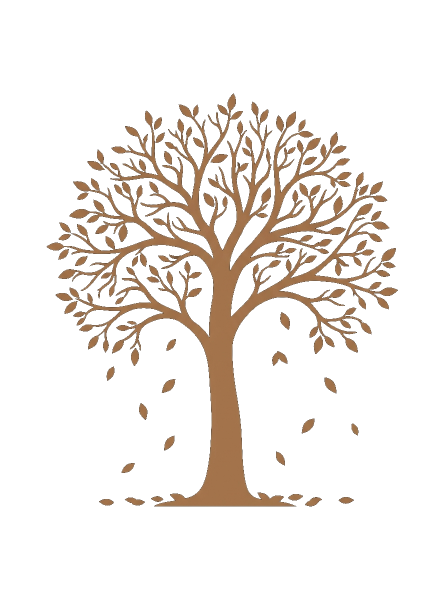
#> input picture client/src/assets/tree_dark.png, 896 x 1200 px, given in place of tree_cherry_centered_1788039330266.jpg, which was not available (shown at 1/2 size)
$ python extract_tree.py
#> lines starting #> are read from the running program, lines starting #| are printed output that depends on the picture; pictures that were not available may be replaced by others from this repository, and a replacement may not be noted
from PIL import Image

def process_image(input_path, output_path):
#> called with output_path = 'client/src/assets/tree_cherry.png'
    img = Image.open(input_path).convert("RGBA")
#> img is the input picture: PIL image 896x1200 RGBA; mean R, G, B, A 43.6, 38.1, 32.9, 32.7
    datas = img.getdata()
    new_data = []

    for item in datas:
        if item[0] > 240 and item[1] > 240 and item[2] > 240:
            new_data.append((item[0], item[1], item[2], 0))
        else:
            new_data.append((item[0], item[1], item[2], 255))
#> this loop made 1075200 passes
#> item on passes 1 to 3: (28, 28, 26, 0), (28, 28, 26, 0), (29, 29, 29, 0)
#> after the loop, new_data = 1075200 items

    img.putdata(new_data)
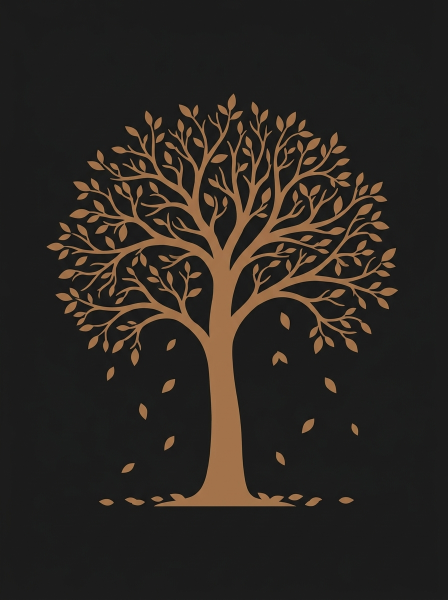
#> img: PIL image 896x1200 RGBA (shown at 1/2 size); mean R, G, B, A 43.6, 38.1, 32.9, 255
    img.save(output_path, "PNG")
    print(f"Processed {output_path}")

process_image(r"C:\Users\EliteBook\.gemini\antigravity-ide\brain\e83054ad-42b6-4f31-9a51-a2e0eb9aac75\tree_cherry_centered_1788039330266.jpg", "client/src/assets/tree_cherry.png")
process_image(r"C:\Users\EliteBook\.gemini\antigravity-ide\brain\e83054ad-42b6-4f31-9a51-a2e0eb9aac75\tree_lavender_centered_1788039320041.jpg", "client/src/assets/tree_lavender.png")
#> call 2 of process_image, with output_path = 'client/src/assets/tree_lavender.png'
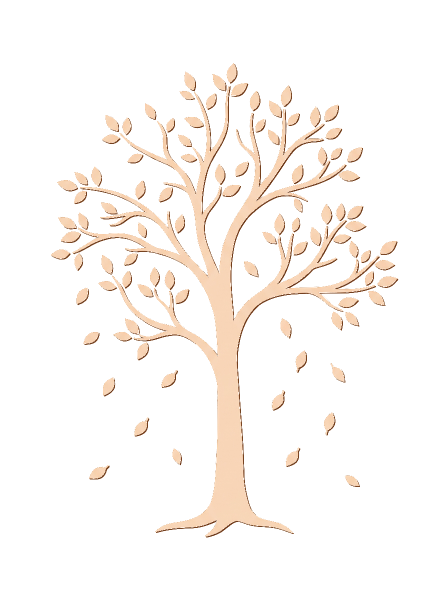
#> input picture client/src/assets/tree_light.png, 896 x 1200 px, given in place of tree_lavender_centered_1788039320041.jpg, which was not available (shown at 1/2 size)
#> in process_image, img is the input picture: PIL image 896x1200 RGBA; mean R, G, B, A 172.4, 119.4, 76.9, 29
#> the loop in process_image (call 2), `for item in datas:` made 1075200 passes
#> item on passes 1 to 3: (164, 111, 69, 0), (164, 111, 67, 0), (164, 110, 66, 0)
#> in process_image (call 2), `img.putdata(new_data)`:
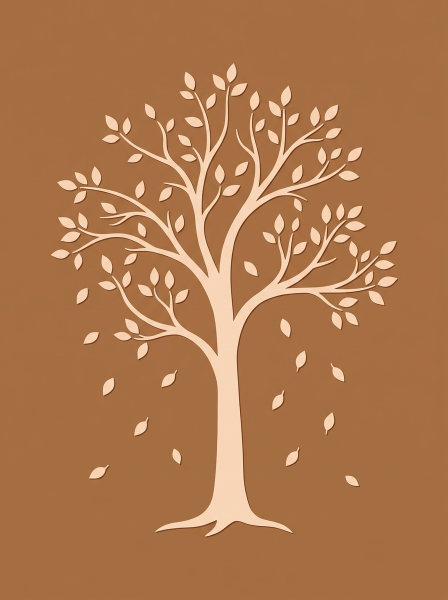
#> img: PIL image 896x1200 RGBA (shown at 1/2 size); mean R, G, B, A 172.4, 119.4, 76.9, 255
